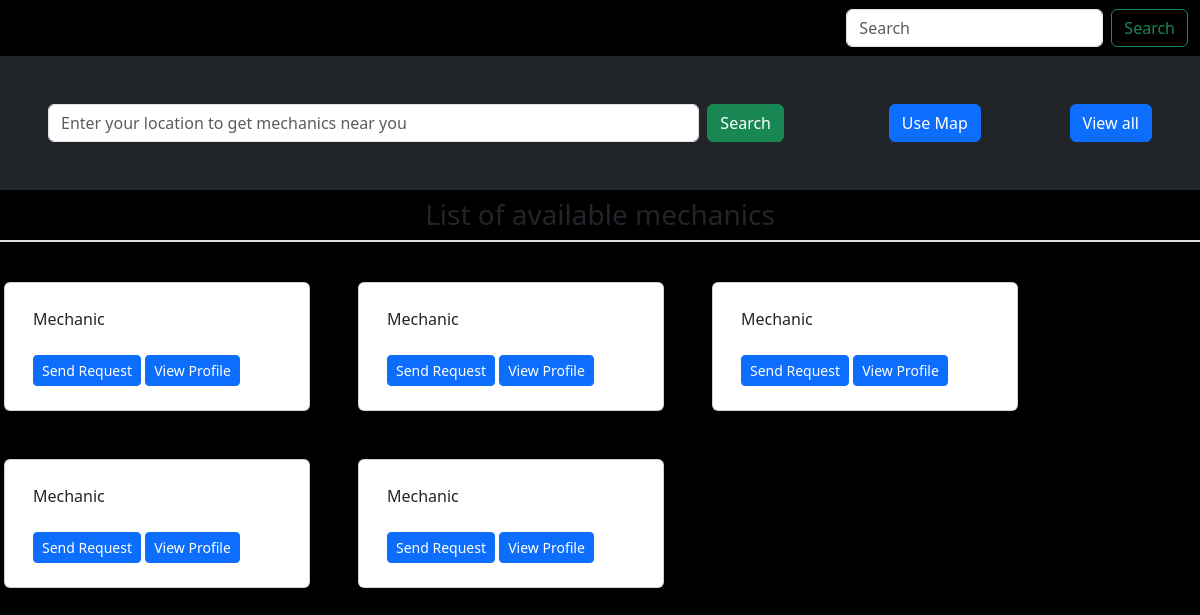
Before: /mech_list/ with the older database file.
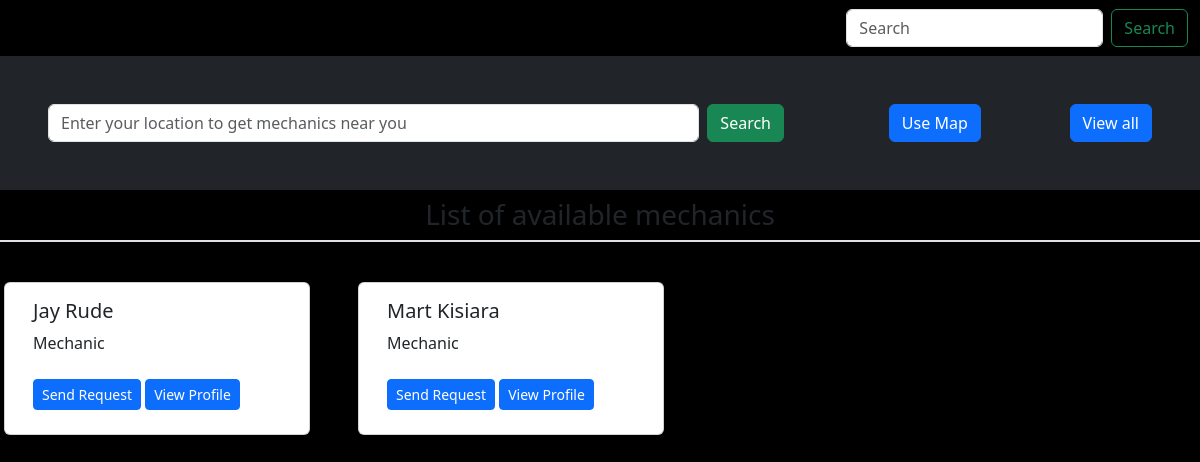
After: the same page with the newer database file.
### accounts/models.py (models this page shows, shortened)
class CustomUser(AbstractUser):
    USER_TYPE_CHOICES = [
        ('admin', 'Admin'),
        ('mechanic', 'Mechanic'),
        ('car_owner', 'Car_Owner'),
    ]
    username = None
    email = models.EmailField(unique=True)
    full_names = models.CharField(max_length=100, blank=True)
    user_type = models.CharField(max_length=20, choices=USER_TYPE_CHOICES, default='Customer')
    USERNAME_FIELD = 'email'
    REQUIRED_FIELDS = ['full_names', ]
    objects = CustomUserManager()

### main/views.py (the view)
# urls.py: path('mech_list/', views.mech_list, name='mech_list'),
def mech_list(request):
    mechs = CustomUser.objects.filter(user_type='mechanic')
    context = {
        'mechs': mechs
    }
    return render(request, 'car_owners/mech_list.html', context)

### templates/car_owners/mech_list.html
{% extends '../base.html'%}
{% load static %}
{% block content %}
    <div class="container-fluid d-md-flex gap-3 bg-dark p-md-5 p-4">
      <div class="col-md-8">
        <form class="d-flex" role="search">
          <input class="form-control me-2" type="search" placeholder="Enter your location to get mechanics near you" aria-label="Search">
          <button class="btn btn-success" type="submit">Search</button>
        </form>
      </div><br>
      <button class="btn btn-primary mx-auto">Use Map</button>
      <button class="btn btn-primary">View all</button>
    </div>
    <div class="row gap-3">
      <h3 class="fw-light text-center p-2 border-bottom border-2">List of available mechanics</h3>
    {% if mechs %}
    {% for mech in mechs %}
    <div class="card m-3 col-md-3 col-10">
        <div class="card-body">
          <h5 class="card-title text-capitalize">{{mech.full_names}}</h5>
          <p class="card-text text-capitalize">{{mech.user_type}}</p>
          <span class="gap-3">
          <a href="{% url 'request_mech' mech_id=mech.id%}" class="btn btn-primary btn-sm my-2">Send Request</a>
          <a href="{% url 'view_profile' user_id=mech.id%}" class="btn btn-primary btn-sm my-2">View Profile</a>
          </span>
        </div>
      </div>
    {% endfor %}
    </div>
    {% else %}
      <h3 class="small p-3">There are no Mechanics are the moment!</h3>
    {% endif %}
{% endblock %}

Changed rows visible on the page:
removed CustomUser: user_type "Mechanic"
no longer on this page (row edited): CustomUser: user_type "Mechanic"
removed CustomUser: user_type "Mechanic"
removed CustomUser: user_type "Mechanic"
removed CustomUser: user_type "Mechanic"
added CustomUser: full_names "Jay Rude", user_type "Mechanic"
now on this page (row edited): CustomUser: full_names "Mart Kisiara", user_type "Mechanic"
